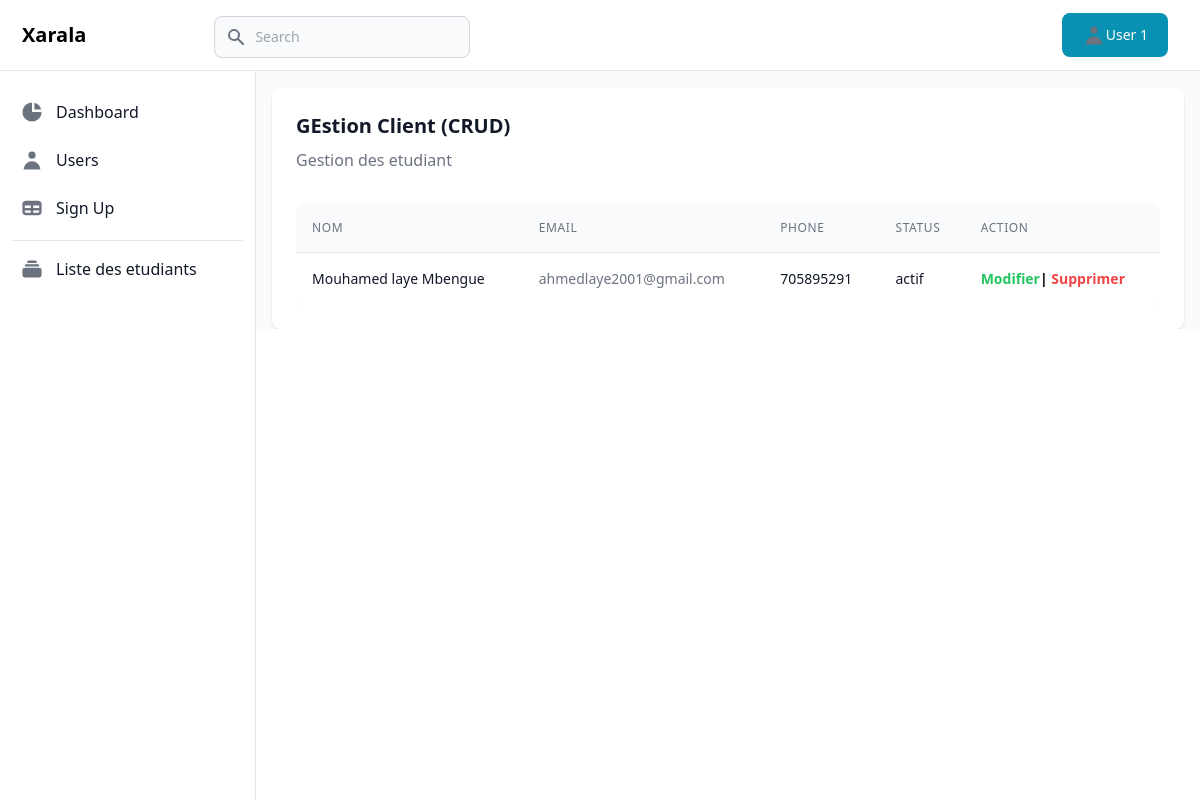
Before: / with the older database file.
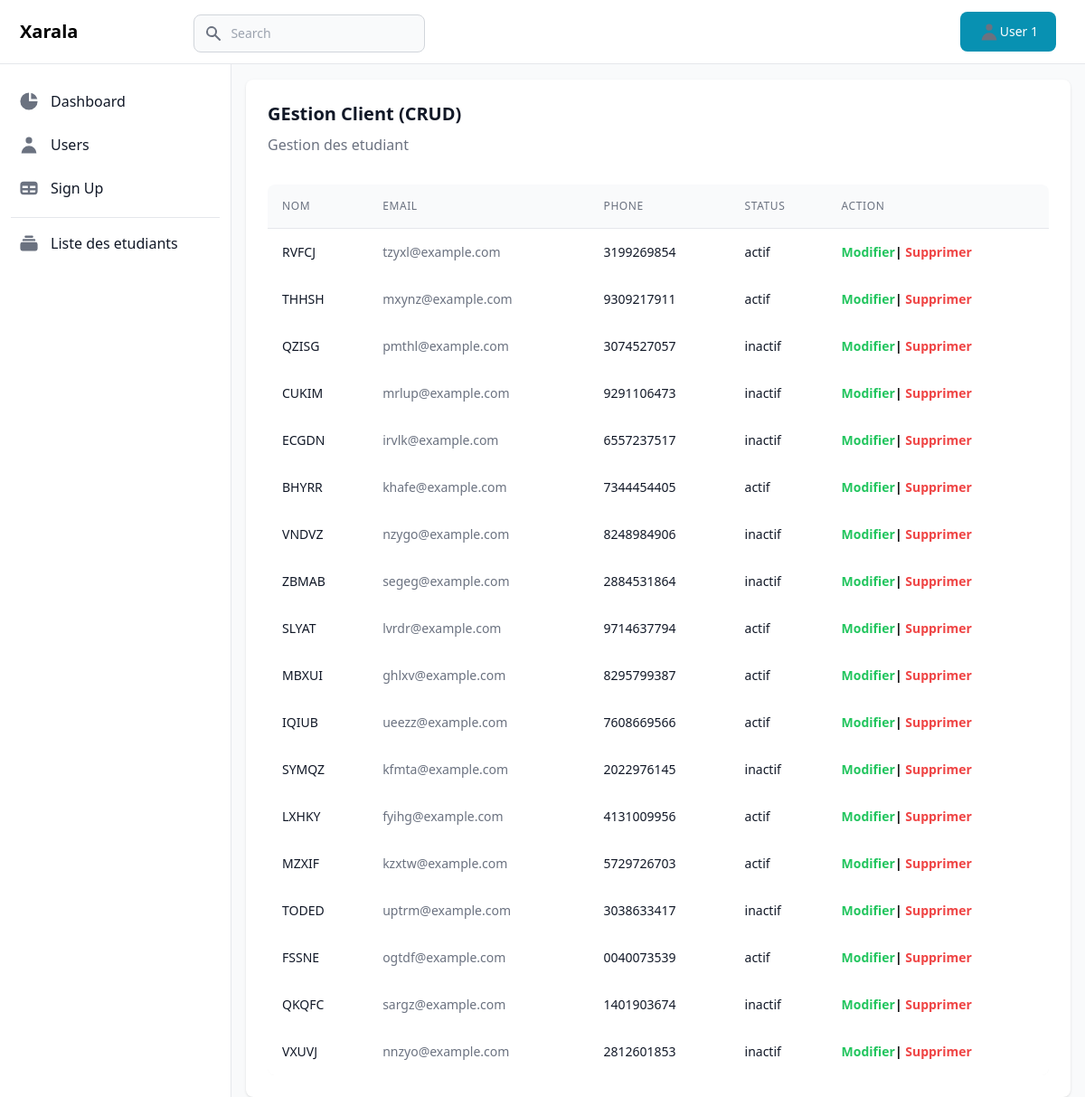
After: the same page with the newer database file.
### etudiant/models.py (models this page shows, shortened)
class Etudiant(models.Model):
    STATUT_CHOICES = (
        ('actif', 'Actif'),
        ('inactif', 'Inactif'),
    )
    nom = models.CharField(max_length=100)
    email = models.EmailField()
    phone = models.CharField(max_length=20)
    status = models.CharField(max_length=10, choices=STATUT_CHOICES)

### etudiant/views.py (the view)
# urls.py: path('', views.liste_etudiants, name='liste_etudiants'),
def liste_etudiants(request):
    etudiants = Etudiant.objects.all()
    return render(request, 'etudiants.html', {'etudiants': etudiants})

### etudiant/templates/etudiants.html
{% extends 'base.html' %}
{% block content %}
<main>
    <div class="pt-6 px-4">
    <div class="w-full grid grid-cols-1 xl:grid-cols-1 2xl:grid-cols-1 gap-1">
        <div class="bg-white shadow rounded-lg p-4 sm:p-6 xl:p-8 ">
            <div class="mb-4 flex items-center justify-between">
                <div>
                <h3 class="text-xl font-bold text-gray-900 mb-2">GEstion Client (CRUD)</h3>
                <span class="text-base font-normal text-gray-500">Gestion des etudiant</span>
                </div>
            </div>
            <div class="flex flex-col mt-8">
                <div class="overflow-x-auto rounded-lg">
                <div class="align-middle inline-block min-w-full">
                    <div class="shadow overflow-hidden sm:rounded-lg">
                        <table class="min-w-full divide-y divide-gray-200">
                            <thead class="bg-gray-50">
                            <tr>
                                <th scope="col" class="p-4 text-left text-xs font-medium text-gray-500 uppercase tracking-wider">
                                    Nom
                                </th>
                                <th scope="col" class="p-4 text-left text-xs font-medium text-gray-500 uppercase tracking-wider">
                                    Email
                                </th>
                                <th scope="col" class="p-4 text-left text-xs font-medium text-gray-500 uppercase tracking-wider">
                                    Phone
                                </th>
                                <th scope="col" class="p-4 text-left text-xs font-medium text-gray-500 uppercase tracking-wider">
                                Status
                                </th>
                                <th scope="col" class="p-4 text-left text-xs font-medium text-gray-500 uppercase tracking-wider">
                                Action
                                </th>
                            </tr>
                            </thead>
                            <tbody class="bg-white">
                            {% for etudiant in etudiants %}
                            <tr>
                                <td class="p-4 whitespace-nowrap text-sm font-normal text-gray-900">
                                    {{etudiant.nom}}
                                </td>
                                <td class="p-4 whitespace-nowrap text-sm font-normal text-gray-500">
                                    {{etudiant.email}}
                                </td>
                                <td class="p-4 whitespace-nowrap text-sm font-normal text-gray-900">
                                    {{etudiant.phone}}
                                </td>
                                <td class="p-4 whitespace-nowrap text-sm font-normal text-gray-900">
                                {{etudiant.status}}
                                </td>
                                <td class="p-4 whitespace-nowrap text-sm font-semibold ">
                                <a href="{% url 'modifier_etudiant' etudiant.id %}" class="text-green-500"> Modifier</a>|
                                <a class="text-red-500" href="{% url 'supprimer_etudiant' etudiant.id %}"> Supprimer</a>
                                </td>
                            </tr>
                            {% endfor %}
                            </tbody>
                        </table>
                    </div>
                </div>
                </div>
            </div>
        </div>
    </div>
    </div>
</main>
{% endblock %}

### etudiant/templates/base.html (shortened to what this page needs)
<!DOCTYPE html>
<html lang="en">
<head>
    <script src="https://cdn.tailwindcss.com"></script>
</head>
<body>
<div>
    <nav class="bg-white border-b border-gray-200 fixed z-30 w-full">
       <div class="px-3 py-3 lg:px-5 lg:pl-3">
          <div class="flex items-center justify-between">
             <div class="flex items-center justify-start">
                <a href="/" class="text-xl font-bold flex items-center lg:ml-2.5">
                <span class="self-center whitespace-nowrap border-gray-200">Xarala</span>
                </a>
                <form action="#" method="GET" class="hidden lg:block lg:pl-32">
                   <div class="mt-1 relative lg:w-64">
                      <div class="absolute inset-y-0 left-0 pl-3 flex items-center pointer-events-none">
                      </div>
                      <input type="text" name="email" id="topbar-search" class="bg-gray-50 border border-gray-300 text-gray-900 sm:text-sm rounded-lg focus:ring-cyan-600 focus:border-cyan-600 block w-full pl-10 p-2.5" placeholder="Search">
                   </div>
                </form>
             </div>
             <div class="flex items-center">
                <a href="#" class="hidden sm:inline-flex ml-5 text-white bg-cyan-600 hover:bg-cyan-700 focus:ring-4 focus:ring-cyan-200 font-medium rounded-lg text-sm px-5 py-2.5 text-center items-center mr-3">
                   <svg class="w-6 h-6 text-gray-500 flex-shrink-0 group-hover:text-gray-900 transition duration-75" fill="currentColor" viewBox="0 0 20 20" xmlns="http://www.w3.org/2000/svg">
                    <path fill-rule="evenodd" d="M10 9a3 3 0 100-6 3 3 0 000 6zm-7 9a7 7 0 1114 0H3z" clip-rule="evenodd"></path>
                 </svg>
                   User 1
                </a>
             </div>
          </div>
       </div>
    </nav>
    <div class="flex overflow-hidden bg-white pt-16">
       <aside id="sidebar" class="fixed hidden z-20 h-full top-0 left-0 pt-16 flex lg:flex flex-shrink-0 flex-col w-64 transition-width duration-75" aria-label="Sidebar">
          <div class="relative flex-1 flex flex-col min-h-0 border-r border-gray-200 bg-white pt-0">
             <div class="flex-1 flex flex-col pt-5 pb-4 overflow-y-auto">
                <div class="flex-1 px-3 bg-white divide-y space-y-1">
                   <ul class="space-y-2 pb-2">
                      <li>
                         <a href="#" class="text-base text-gray-900 font-normal rounded-lg flex items-center p-2 hover:bg-gray-100 group">
                            <svg class="w-6 h-6 text-gray-500 group-hover:text-gray-900 transition duration-75" fill="currentColor" viewBox="0 0 20 20" xmlns="http://www.w3.org/2000/svg">
                               <path d="M2 10a8 8 0 018-8v8h8a8 8 0 11-16 0z"></path>
                               <path d="M12 2.252A8.014 8.014 0 0117.748 8H12V2.252z"></path>
                            </svg>
                            <span class="ml-3">Dashboard</span>
                         </a>
                      </li>
                      <li>
                         <a href="#" class="text-base text-gray-900 font-normal rounded-lg hover:bg-gray-100 flex items-center p-2 group ">
                            <svg class="w-6 h-6 text-gray-500 flex-shrink-0 group-hover:text-gray-900 transition duration-75" fill="currentColor" viewBox="0 0 20 20" xmlns="http://www.w3.org/2000/svg">
                               <path fill-rule="evenodd" d="M10 9a3 3 0 100-6 3 3 0 000 6zm-7 9a7 7 0 1114 0H3z" clip-rule="evenodd"></path>
                            </svg>
                            <span class="ml-3 flex-1 whitespace-nowrap">Users</span>
                         </a>
                      </li>
                      <li>
                         <a href="#" class="text-base text-gray-900 font-normal rounded-lg hover:bg-gray-100 flex items-center p-2 group ">
                            <span class="ml-3 flex-1 whitespace-nowrap">Sign Up</span>
                         </a>
                      </li>
                   </ul>
                   <div class="space-y-2 pt-2">
                      <a href="#" target="_blank" class="text-base text-gray-900 font-normal rounded-lg hover:bg-gray-100 group transition duration-75 flex items-center p-2">
                         <span class="ml-3">Liste des etudiants</span>
                      </a>
                   </div>
                </div>
             </div>
          </div>
       </aside>
       <div id="main-content" class="h-full w-full bg-gray-50 relative overflow-y-auto lg:ml-64">
       {% block content %}
       {% endblock%}
       </div>
    </div>
 </div>
</body>
</html>

Changed rows visible on the page:
removed Etudiant: nom "Mouhamed laye Mbengue", email "ahmedlaye2001@gmail.com", phone "705895291", status "actif"
added Etudiant: nom "RVFCJ", email "tzyxl@example.com", phone "3199269854", status "actif"
added Etudiant: nom "THHSH", email "mxynz@example.com", phone "9309217911", status "actif"
added Etudiant: nom "QZISG", email "pmthl@example.com", phone "3074527057", status "inactif"
added Etudiant: nom "CUKIM", email "mrlup@example.com", phone "9291106473", status "inactif"
added Etudiant: nom "ECGDN", email "irvlk@example.com", phone "6557237517", status "inactif"
added Etudiant: nom "BHYRR", email "khafe@example.com", phone "7344454405", status "actif"
added Etudiant: nom "VNDVZ", email "nzygo@example.com", phone "8248984906", status "inactif"
added Etudiant: nom "ZBMAB", email "segeg@example.com", phone "2884531864", status "inactif"
added Etudiant: nom "SLYAT", email "lvrdr@example.com", phone "9714637794", status "actif"
added Etudiant: nom "MBXUI", email "ghlxv@example.com", phone "8295799387", status "actif"
added Etudiant: nom "IQIUB", email "ueezz@example.com", phone "7608669566", status "actif"
added Etudiant: nom "SYMQZ", email "kfmta@example.com", phone "2022976145", status "inactif"
added Etudiant: nom "LXHKY", email "fyihg@example.com", phone "4131009956", status "actif"
added Etudiant: nom "MZXIF", email "kzxtw@example.com", phone "5729726703", status "actif"
added Etudiant: nom "TODED", email "uptrm@example.com", phone "3038633417", status "inactif"
added Etudiant: nom "FSSNE", email "ogtdf@example.com", phone "0040073539", status "actif"
added Etudiant: nom "QKQFC", email "sargz@example.com", phone "1401903674", status "inactif"
added Etudiant: nom "VXUVJ", email "nnzyo@example.com", phone "2812601853", status "inactif"
